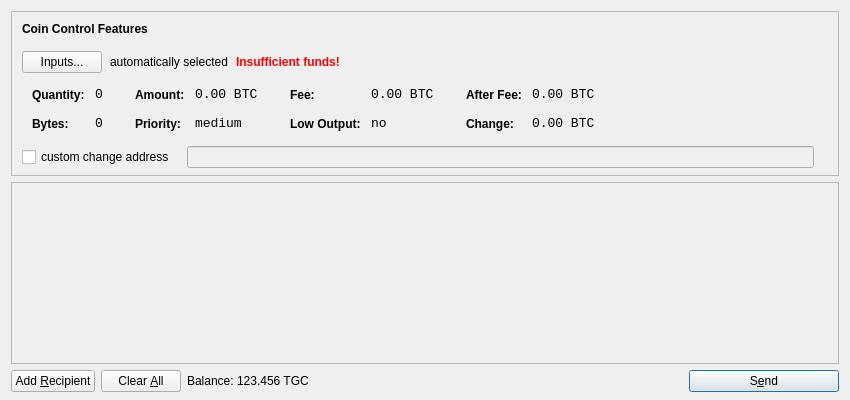
<?xml version="1.0" encoding="UTF-8"?>
<ui version="4.0">
 <class>SendCoinsDialog</class>
 <widget class="QDialog" name="SendCoinsDialog">
  <property name="geometry">
   <rect>
    <x>0</x>
    <y>0</y>
    <width>850</width>
    <height>400</height>
   </rect>
  </property>
  <property name="windowTitle">
   <string>Send Coins</string>
  </property>
  <layout class="QVBoxLayout" name="verticalLayout" stretch="0,1,0">
   <property name="bottomMargin">
    <number>8</number>
   </property>
   <item>
    <widget class="QFrame" name="frameCoinControl">
     <property name="sizePolicy">
      <sizepolicy hsizetype="Expanding" vsizetype="Expanding">
       <horstretch>0</horstretch>
       <verstretch>0</verstretch>
      </sizepolicy>
     </property>
     <property name="maximumSize">
      <size>
       <width>16777215</width>
       <height>16777215</height>
      </size>
     </property>
     <property name="frameShape">
      <enum>QFrame::StyledPanel</enum>
     </property>
     <property name="frameShadow">
      <enum>QFrame::Sunken</enum>
     </property>
     <layout class="QVBoxLayout" name="verticalLayoutCoinControl2">
      <property name="spacing">
       <number>-1</number>
      </property>
      <property name="leftMargin">
       <number>0</number>
      </property>
      <property name="topMargin">
       <number>0</number>
      </property>
      <property name="rightMargin">
       <number>0</number>
      </property>
      <property name="bottomMargin">
       <number>6</number>
      </property>
      <item>
       <layout class="QVBoxLayout" name="verticalLayoutCoinControl" stretch="0,0,0,0,1">
        <property name="spacing">
         <number>0</number>
        </property>
        <property name="leftMargin">
         <number>10</number>
        </property>
        <property name="topMargin">
         <number>10</number>
        </property>
        <item>
         <layout class="QHBoxLayout" name="horizontalLayoutCoinControl1">
          <property name="bottomMargin">
           <number>15</number>
          </property>
          <item>
           <widget class="QLabel" name="labelCoinControlFeatures">
            <property name="sizePolicy">
             <sizepolicy hsizetype="Preferred" vsizetype="Maximum">
              <horstretch>0</horstretch>
              <verstretch>0</verstretch>
             </sizepolicy>
            </property>
            <property name="font">
             <font>
              <weight>75</weight>
              <bold>true</bold>
             </font>
            </property>
            <property name="styleSheet">
             <string notr="true">font-weight:bold;</string>
            </property>
            <property name="text">
             <string>Coin Control Features</string>
            </property>
           </widget>
          </item>
         </layout>
        </item>
        <item>
         <layout class="QHBoxLayout" name="horizontalLayoutCoinControl2" stretch="0,0,0,0">
          <property name="spacing">
           <number>8</number>
          </property>
          <property name="bottomMargin">
           <number>10</number>
          </property>
          <item>
           <widget class="QPushButton" name="pushButtonCoinControl">
            <property name="styleSheet">
             <string notr="true"/>
            </property>
            <property name="text">
             <string>Inputs...</string>
            </property>
           </widget>
          </item>
          <item>
           <widget class="QLabel" name="labelCoinControlAutomaticallySelected">
            <property name="text">
             <string>automatically selected</string>
            </property>
            <property name="margin">
             <number>5</number>
            </property>
           </widget>
          </item>
          <item>
           <widget class="QLabel" name="labelCoinControlInsuffFunds">
            <property name="font">
             <font>
              <weight>75</weight>
              <bold>true</bold>
             </font>
            </property>
            <property name="styleSheet">
             <string notr="true">color:red;font-weight:bold;</string>
            </property>
            <property name="text">
             <string>Insufficient funds!</string>
            </property>
            <property name="margin">
             <number>5</number>
            </property>
           </widget>
          </item>
          <item>
           <spacer name="horizontalSpacerCoinControl">
            <property name="orientation">
             <enum>Qt::Horizontal</enum>
            </property>
            <property name="sizeHint" stdset="0">
             <size>
              <width>40</width>
              <height>1</height>
             </size>
            </property>
           </spacer>
          </item>
         </layout>
        </item>
        <item>
         <widget class="QWidget" name="widgetCoinControl" native="true">
          <property name="sizePolicy">
           <sizepolicy hsizetype="Preferred" vsizetype="Preferred">
            <horstretch>0</horstretch>
            <verstretch>0</verstretch>
           </sizepolicy>
          </property>
          <property name="minimumSize">
           <size>
            <width>0</width>
            <height>0</height>
           </size>
          </property>
          <property name="styleSheet">
           <string notr="true"/>
          </property>
          <layout class="QHBoxLayout" name="horizontalLayoutCoinControl5">
           <property name="margin">
            <number>0</number>
           </property>
           <item>
            <layout class="QHBoxLayout" name="horizontalLayoutCoinControl3" stretch="0,0,0,1">
             <property name="spacing">
              <number>20</number>
             </property>
             <property name="topMargin">
              <number>0</number>
             </property>
             <property name="bottomMargin">
              <number>10</number>
             </property>
             <item>
              <layout class="QFormLayout" name="formLayoutCoinControl1">
               <property name="horizontalSpacing">
                <number>10</number>
               </property>
               <property name="verticalSpacing">
                <number>14</number>
               </property>
               <property name="leftMargin">
                <number>10</number>
               </property>
               <property name="topMargin">
                <number>4</number>
               </property>
               <property name="rightMargin">
                <number>6</number>
               </property>
               <item row="0" column="0">
                <widget class="QLabel" name="labelCoinControlQuantityText">
                 <property name="styleSheet">
                  <string notr="true">font-weight:bold;</string>
                 </property>
                 <property name="text">
                  <string>Quantity:</string>
                 </property>
                 <property name="margin">
                  <number>0</number>
                 </property>
                </widget>
               </item>
               <item row="0" column="1">
                <widget class="QLabel" name="labelCoinControlQuantity">
                 <property name="font">
                  <font>
                   <family>Monospace</family>
                   <pointsize>10</pointsize>
                  </font>
                 </property>
                 <property name="cursor">
                  <cursorShape>IBeamCursor</cursorShape>
                 </property>
                 <property name="contextMenuPolicy">
                  <enum>Qt::ActionsContextMenu</enum>
                 </property>
                 <property name="text">
                  <string notr="true">0</string>
                 </property>
                 <property name="margin">
                  <number>0</number>
                 </property>
                 <property name="textInteractionFlags">
                  <set>Qt::LinksAccessibleByMouse|Qt::TextSelectableByKeyboard|Qt::TextSelectableByMouse</set>
                 </property>
                </widget>
               </item>
               <item row="1" column="0">
                <widget class="QLabel" name="labelCoinControlBytesText">
                 <property name="styleSheet">
                  <string notr="true">font-weight:bold;</string>
                 </property>
                 <property name="text">
                  <string>Bytes:</string>
                 </property>
                </widget>
               </item>
               <item row="1" column="1">
                <widget class="QLabel" name="labelCoinControlBytes">
                 <property name="font">
                  <font>
                   <family>Monospace</family>
                   <pointsize>10</pointsize>
                  </font>
                 </property>
                 <property name="cursor">
                  <cursorShape>IBeamCursor</cursorShape>
                 </property>
                 <property name="contextMenuPolicy">
                  <enum>Qt::ActionsContextMenu</enum>
                 </property>
                 <property name="text">
                  <string notr="true">0</string>
                 </property>
                 <property name="textInteractionFlags">
                  <set>Qt::LinksAccessibleByMouse|Qt::TextSelectableByKeyboard|Qt::TextSelectableByMouse</set>
                 </property>
                </widget>
               </item>
              </layout>
             </item>
             <item>
              <layout class="QFormLayout" name="formLayoutCoinControl2">
               <property name="horizontalSpacing">
                <number>10</number>
               </property>
               <property name="verticalSpacing">
                <number>14</number>
               </property>
               <property name="leftMargin">
                <number>6</number>
               </property>
               <property name="topMargin">
                <number>4</number>
               </property>
               <property name="rightMargin">
                <number>6</number>
               </property>
               <item row="0" column="0">
                <widget class="QLabel" name="labelCoinControlAmountText">
                 <property name="styleSheet">
                  <string notr="true">font-weight:bold;</string>
                 </property>
                 <property name="text">
                  <string>Amount:</string>
                 </property>
                 <property name="margin">
                  <number>0</number>
                 </property>
                </widget>
               </item>
               <item row="0" column="1">
                <widget class="QLabel" name="labelCoinControlAmount">
                 <property name="font">
                  <font>
                   <family>Monospace</family>
                   <pointsize>10</pointsize>
                  </font>
                 </property>
                 <property name="cursor">
                  <cursorShape>IBeamCursor</cursorShape>
                 </property>
                 <property name="contextMenuPolicy">
                  <enum>Qt::ActionsContextMenu</enum>
                 </property>
                 <property name="text">
                  <string notr="true">0.00 BTC</string>
                 </property>
                 <property name="textInteractionFlags">
                  <set>Qt::LinksAccessibleByMouse|Qt::TextSelectableByKeyboard|Qt::TextSelectableByMouse</set>
                 </property>
                </widget>
               </item>
               <item row="1" column="0">
                <widget class="QLabel" name="labelCoinControlPriorityText">
                 <property name="styleSheet">
                  <string notr="true">font-weight:bold;</string>
                 </property>
                 <property name="text">
                  <string>Priority:</string>
                 </property>
                </widget>
               </item>
               <item row="1" column="1">
                <widget class="QLabel" name="labelCoinControlPriority">
                 <property name="font">
                  <font>
                   <family>Monospace</family>
                   <pointsize>10</pointsize>
                  </font>
                 </property>
                 <property name="cursor">
                  <cursorShape>IBeamCursor</cursorShape>
                 </property>
                 <property name="contextMenuPolicy">
                  <enum>Qt::ActionsContextMenu</enum>
                 </property>
                 <property name="text">
                  <string>medium</string>
                 </property>
                 <property name="textInteractionFlags">
                  <set>Qt::LinksAccessibleByMouse|Qt::TextSelectableByKeyboard|Qt::TextSelectableByMouse</set>
                 </property>
                </widget>
               </item>
              </layout>
             </item>
             <item>
              <layout class="QFormLayout" name="formLayoutCoinControl3">
               <property name="horizontalSpacing">
                <number>10</number>
               </property>
               <property name="verticalSpacing">
                <number>14</number>
               </property>
               <property name="leftMargin">
                <number>6</number>
               </property>
               <property name="topMargin">
                <number>4</number>
               </property>
               <property name="rightMargin">
                <number>6</number>
               </property>
               <item row="0" column="0">
                <widget class="QLabel" name="labelCoinControlFeeText">
                 <property name="styleSheet">
                  <string notr="true">font-weight:bold;</string>
                 </property>
                 <property name="text">
                  <string>Fee:</string>
                 </property>
                 <property name="margin">
                  <number>0</number>
                 </property>
                </widget>
               </item>
               <item row="0" column="1">
                <widget class="QLabel" name="labelCoinControlFee">
                 <property name="font">
                  <font>
                   <family>Monospace</family>
                   <pointsize>10</pointsize>
                  </font>
                 </property>
                 <property name="cursor">
                  <cursorShape>IBeamCursor</cursorShape>
                 </property>
                 <property name="contextMenuPolicy">
                  <enum>Qt::ActionsContextMenu</enum>
                 </property>
                 <property name="text">
                  <string notr="true">0.00 BTC</string>
                 </property>
                 <property name="textInteractionFlags">
                  <set>Qt::LinksAccessibleByMouse|Qt::TextSelectableByKeyboard|Qt::TextSelectableByMouse</set>
                 </property>
                </widget>
               </item>
               <item row="1" column="0">
                <widget class="QLabel" name="labelCoinControlLowOutputText">
                 <property name="styleSheet">
                  <string notr="true">font-weight:bold;</string>
                 </property>
                 <property name="text">
                  <string>Low Output:</string>
                 </property>
                </widget>
               </item>
               <item row="1" column="1">
                <widget class="QLabel" name="labelCoinControlLowOutput">
                 <property name="font">
                  <font>
                   <family>Monospace</family>
                   <pointsize>10</pointsize>
                  </font>
                 </property>
                 <property name="cursor">
                  <cursorShape>IBeamCursor</cursorShape>
                 </property>
                 <property name="contextMenuPolicy">
                  <enum>Qt::ActionsContextMenu</enum>
                 </property>
                 <property name="text">
                  <string>no</string>
                 </property>
                 <property name="textInteractionFlags">
                  <set>Qt::LinksAccessibleByMouse|Qt::TextSelectableByKeyboard|Qt::TextSelectableByMouse</set>
                 </property>
                </widget>
               </item>
              </layout>
             </item>
             <item>
              <layout class="QFormLayout" name="formLayoutCoinControl4">
               <property name="horizontalSpacing">
                <number>10</number>
               </property>
               <property name="verticalSpacing">
                <number>14</number>
               </property>
               <property name="leftMargin">
                <number>6</number>
               </property>
               <property name="topMargin">
                <number>4</number>
               </property>
               <property name="rightMargin">
                <number>6</number>
               </property>
               <item row="0" column="0">
                <widget class="QLabel" name="labelCoinControlAfterFeeText">
                 <property name="styleSheet">
                  <string notr="true">font-weight:bold;</string>
                 </property>
                 <property name="text">
                  <string>After Fee:</string>
                 </property>
                 <property name="margin">
                  <number>0</number>
                 </property>
                </widget>
               </item>
               <item row="0" column="1">
                <widget class="QLabel" name="labelCoinControlAfterFee">
                 <property name="font">
                  <font>
                   <family>Monospace</family>
                   <pointsize>10</pointsize>
                  </font>
                 </property>
                 <property name="cursor">
                  <cursorShape>IBeamCursor</cursorShape>
                 </property>
                 <property name="contextMenuPolicy">
                  <enum>Qt::ActionsContextMenu</enum>
                 </property>
                 <property name="text">
                  <string notr="true">0.00 BTC</string>
                 </property>
                 <property name="textInteractionFlags">
                  <set>Qt::LinksAccessibleByMouse|Qt::TextSelectableByKeyboard|Qt::TextSelectableByMouse</set>
                 </property>
                </widget>
               </item>
               <item row="1" column="0">
                <widget class="QLabel" name="labelCoinControlChangeText">
                 <property name="styleSheet">
                  <string notr="true">font-weight:bold;</string>
                 </property>
                 <property name="text">
                  <string>Change:</string>
                 </property>
                </widget>
               </item>
               <item row="1" column="1">
                <widget class="QLabel" name="labelCoinControlChange">
                 <property name="font">
                  <font>
                   <family>Monospace</family>
                   <pointsize>10</pointsize>
                  </font>
                 </property>
                 <property name="cursor">
                  <cursorShape>IBeamCursor</cursorShape>
                 </property>
                 <property name="contextMenuPolicy">
                  <enum>Qt::ActionsContextMenu</enum>
                 </property>
                 <property name="text">
                  <string notr="true">0.00 BTC</string>
                 </property>
                 <property name="textInteractionFlags">
                  <set>Qt::LinksAccessibleByMouse|Qt::TextSelectableByKeyboard|Qt::TextSelectableByMouse</set>
                 </property>
                </widget>
               </item>
              </layout>
             </item>
            </layout>
           </item>
          </layout>
         </widget>
        </item>
        <item>
         <layout class="QHBoxLayout" name="horizontalLayoutCoinControl4" stretch="0,0,0">
          <property name="spacing">
           <number>12</number>
          </property>
          <property name="sizeConstraint">
           <enum>QLayout::SetDefaultConstraint</enum>
          </property>
          <property name="topMargin">
           <number>5</number>
          </property>
          <property name="rightMargin">
           <number>5</number>
          </property>
          <item>
           <widget class="QCheckBox" name="checkBoxCoinControlChange">
            <property name="text">
             <string>custom change address</string>
            </property>
           </widget>
          </item>
          <item>
           <widget class="QLineEdit" name="lineEditCoinControlChange">
            <property name="enabled">
             <bool>false</bool>
            </property>
            <property name="sizePolicy">
             <sizepolicy hsizetype="Expanding" vsizetype="Fixed">
              <horstretch>0</horstretch>
              <verstretch>0</verstretch>
             </sizepolicy>
            </property>
           </widget>
          </item>
          <item>
           <widget class="QLabel" name="labelCoinControlChangeLabel">
            <property name="sizePolicy">
             <sizepolicy hsizetype="Preferred" vsizetype="Expanding">
              <horstretch>0</horstretch>
              <verstretch>0</verstretch>
             </sizepolicy>
            </property>
            <property name="minimumSize">
             <size>
              <width>0</width>
              <height>0</height>
             </size>
            </property>
            <property name="text">
             <string/>
            </property>
            <property name="margin">
             <number>3</number>
            </property>
           </widget>
          </item>
         </layout>
        </item>
        <item>
         <spacer name="verticalSpacerCoinControl">
          <property name="orientation">
           <enum>Qt::Vertical</enum>
          </property>
          <property name="sizeHint" stdset="0">
           <size>
            <width>800</width>
            <height>1</height>
           </size>
          </property>
         </spacer>
        </item>
       </layout>
      </item>
     </layout>
    </widget>
   </item>
   <item>
    <widget class="QScrollArea" name="scrollArea">
     <property name="widgetResizable">
      <bool>true</bool>
     </property>
     <widget class="QWidget" name="scrollAreaWidgetContents">
      <property name="geometry">
       <rect>
        <x>0</x>
        <y>0</y>
        <width>830</width>
        <height>165</height>
       </rect>
      </property>
      <layout class="QVBoxLayout" name="verticalLayout_2">
       <property name="margin">
        <number>0</number>
       </property>
       <item>
        <layout class="QVBoxLayout" name="entries">
         <property name="spacing">
          <number>6</number>
         </property>
        </layout>
       </item>
       <item>
        <spacer name="verticalSpacer">
         <property name="orientation">
          <enum>Qt::Vertical</enum>
         </property>
         <property name="sizeHint" stdset="0">
          <size>
           <width>20</width>
           <height>40</height>
          </size>
         </property>
        </spacer>
       </item>
      </layout>
     </widget>
    </widget>
   </item>
   <item>
    <layout class="QHBoxLayout" name="horizontalLayout">
     <item>
      <widget class="QPushButton" name="addButton">
       <property name="toolTip">
        <string>Send to multiple recipients at once</string>
       </property>
       <property name="text">
        <string>Add &amp;Recipient</string>
       </property>
       <property name="icon">
        <iconset resource="../bitcoin.qrc">
         <normaloff>:/icons/add</normaloff>:/icons/add</iconset>
       </property>
       <property name="autoDefault">
        <bool>false</bool>
       </property>
      </widget>
     </item>
     <item>
      <widget class="QPushButton" name="clearButton">
       <property name="sizePolicy">
        <sizepolicy hsizetype="Minimum" vsizetype="Fixed">
         <horstretch>0</horstretch>
         <verstretch>0</verstretch>
        </sizepolicy>
       </property>
       <property name="toolTip">
        <string>Remove all transaction fields</string>
       </property>
       <property name="text">
        <string>Clear &amp;All</string>
       </property>
       <property name="icon">
        <iconset resource="../bitcoin.qrc">
         <normaloff>:/icons/remove</normaloff>:/icons/remove</iconset>
       </property>
       <property name="autoRepeatDelay">
        <number>300</number>
       </property>
       <property name="autoDefault">
        <bool>false</bool>
       </property>
      </widget>
     </item>
     <item>
      <layout class="QHBoxLayout" name="horizontalLayout_2">
       <property name="spacing">
        <number>3</number>
       </property>
       <item>
        <widget class="QLabel" name="label">
         <property name="text">
          <string>Balance:</string>
         </property>
        </widget>
       </item>
       <item>
        <widget class="QLabel" name="labelBalance">
         <property name="cursor">
          <cursorShape>IBeamCursor</cursorShape>
         </property>
         <property name="text">
          <string>123.456 TGC</string>
         </property>
         <property name="textInteractionFlags">
          <set>Qt::LinksAccessibleByMouse|Qt::TextSelectableByKeyboard|Qt::TextSelectableByMouse</set>
         </property>
        </widget>
       </item>
      </layout>
     </item>
     <item>
      <spacer name="horizontalSpacer">
       <property name="orientation">
        <enum>Qt::Horizontal</enum>
       </property>
       <property name="sizeHint" stdset="0">
        <size>
         <width>40</width>
         <height>20</height>
        </size>
       </property>
      </spacer>
     </item>
     <item>
      <widget class="QPushButton" name="sendButton">
       <property name="minimumSize">
        <size>
         <width>150</width>
         <height>0</height>
        </size>
       </property>
       <property name="toolTip">
        <string>Confirm the send action</string>
       </property>
       <property name="text">
        <string>S&amp;end</string>
       </property>
       <property name="icon">
        <iconset resource="../bitcoin.qrc">
         <normaloff>:/icons/send</normaloff>:/icons/send</iconset>
       </property>
       <property name="default">
        <bool>true</bool>
       </property>
      </widget>
     </item>
    </layout>
   </item>
  </layout>
 </widget>
 <resources>
  <include location="../bitcoin.qrc"/>
 </resources>
 <connections/>
</ui>
